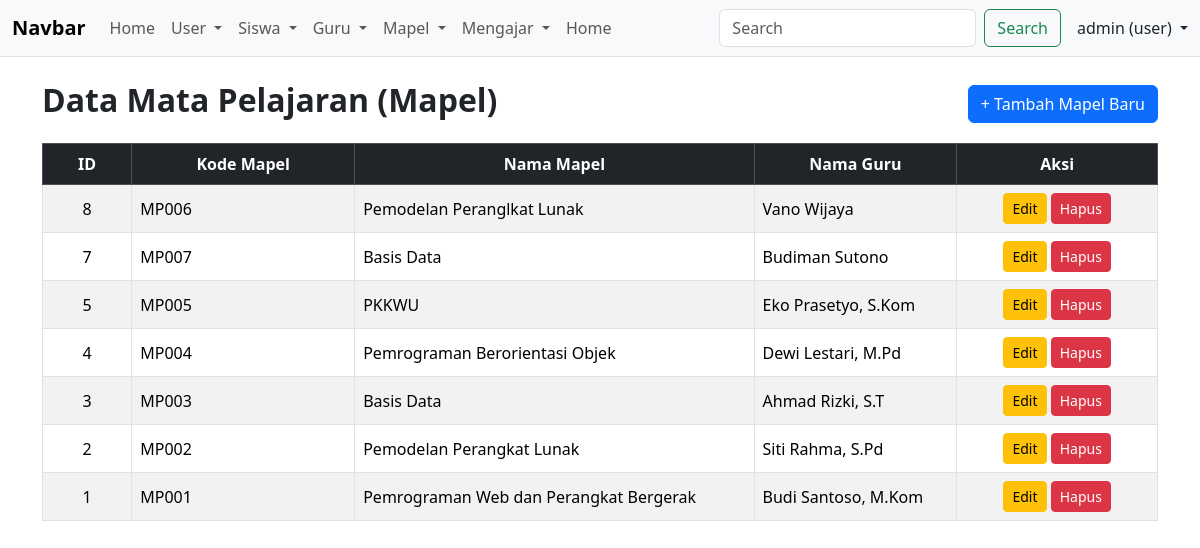
Screenshot of /koneksi/tambah_mapel.php with the database file from the repository.
### tables this page shows
CREATE TABLE `mapel` (
  `id` int(11) NOT NULL,
  `kode_mapel` varchar(10) NOT NULL,
  `nama_mapel` varchar(100) NOT NULL,
  `guru_id` int(11) DEFAULT NULL
);

CREATE TABLE `guru` (
  `id` int(11) NOT NULL,
  `nip` varchar(20) NOT NULL,
  `nama` varchar(100) NOT NULL,
  `jenis_kelamin` enum('L','P') NOT NULL,
  `user_id` int(11) DEFAULT NULL
);

### koneksi/tambah_mapel.php (the view, shortened to what this page needs)
<?php
require_once __DIR__ . '/koneksi.php';
require_once __DIR__ . '/navbar.php';
$query = mysqli_query($koneksi, "SELECT mapel.*, guru.nama AS nama_guru FROM mapel LEFT JOIN guru ON mapel.guru_id = guru.id ORDER BY mapel.id DESC");
?>
<div class="container mt-4 mb-5">
    <div class="d-flex justify-content-between align-items-center mb-3">
        <h2 class="fw-bold">Data Mata Pelajaran (Mapel)</h2>
        <a href="mapel.php" class="btn btn-primary">+ Tambah Mapel Baru</a>
    </div>
    <div class="table-responsive">
        <table class="table table-bordered table-striped align-middle">
            <thead class="table-dark text-center">
                <tr>
                    <th style="width: 8%;">ID</th>
                    <th style="width: 20%;">Kode Mapel</th>
                    <th>Nama Mapel</th>
                    <th>Nama Guru</th>
                    <th style="width: 18%;">Aksi</th>
                </tr>
            </thead>
            <tbody>
                <?php
                if (mysqli_num_rows($query) > 0) {
                    while ($mapel = mysqli_fetch_assoc($query)) {
                ?>
                        <tr>
                            <td class="text-center"><?= htmlspecialchars($mapel['id']); ?></td>
                            <td><?= htmlspecialchars($mapel['kode_mapel']); ?></td>
                            <td><?= htmlspecialchars($mapel['nama_mapel']); ?></td>
                            <td><?= htmlspecialchars($mapel['nama_guru'] ?? 'Belum ada guru'); ?></td>
                            <td class="text-center">
                                <a href="aksi_edit_mapel.php?id=<?= $mapel['id']; ?>" class="btn btn-warning btn-sm">Edit</a>
                                <a href="delete_mapel.php?id=<?= $mapel['id']; ?>" class="btn btn-danger btn-sm" onclick="return confirm('Apakah Anda yakin ingin menghapus mapel ini?')">Hapus</a>
                            </td>
                        </tr>
                <?php
                    }
                } else {
                    echo "<tr><td colspan='5' class='text-center'>Belum ada data mapel.</td></tr>";
                }
                ?>
            </tbody>
        </table>
    </div>
</div>
<?php
require_once __DIR__ . '/footer.php';
?>

### rows the page displays
mapel: id "8", kode_mapel "MP006", nama_mapel "Pemodelan Peranglkat Lunak", guru.nama "Vano Wijaya"
mapel: id "7", kode_mapel "MP007", nama_mapel "Basis Data", guru.nama "Budiman Sutono"
mapel: id "5", kode_mapel "MP005", nama_mapel "PKKWU", guru.nama "Eko Prasetyo, S.Kom"
mapel: id "4", kode_mapel "MP004", nama_mapel "Pemrograman Berorientasi Objek", guru.nama "Dewi Lestari, M.Pd"
mapel: id "3", kode_mapel "MP003", nama_mapel "Basis Data", guru.nama "Ahmad Rizki, S.T"
mapel: id "2", kode_mapel "MP002", nama_mapel "Pemodelan Perangkat Lunak", guru.nama "Siti Rahma, S.Pd"
mapel: id "1", kode_mapel "MP001", nama_mapel "Pemrograman Web dan Perangkat Bergerak", guru.nama "Budi Santoso, M.Kom"

### other values shown
$nama "admin"
$username "user"
